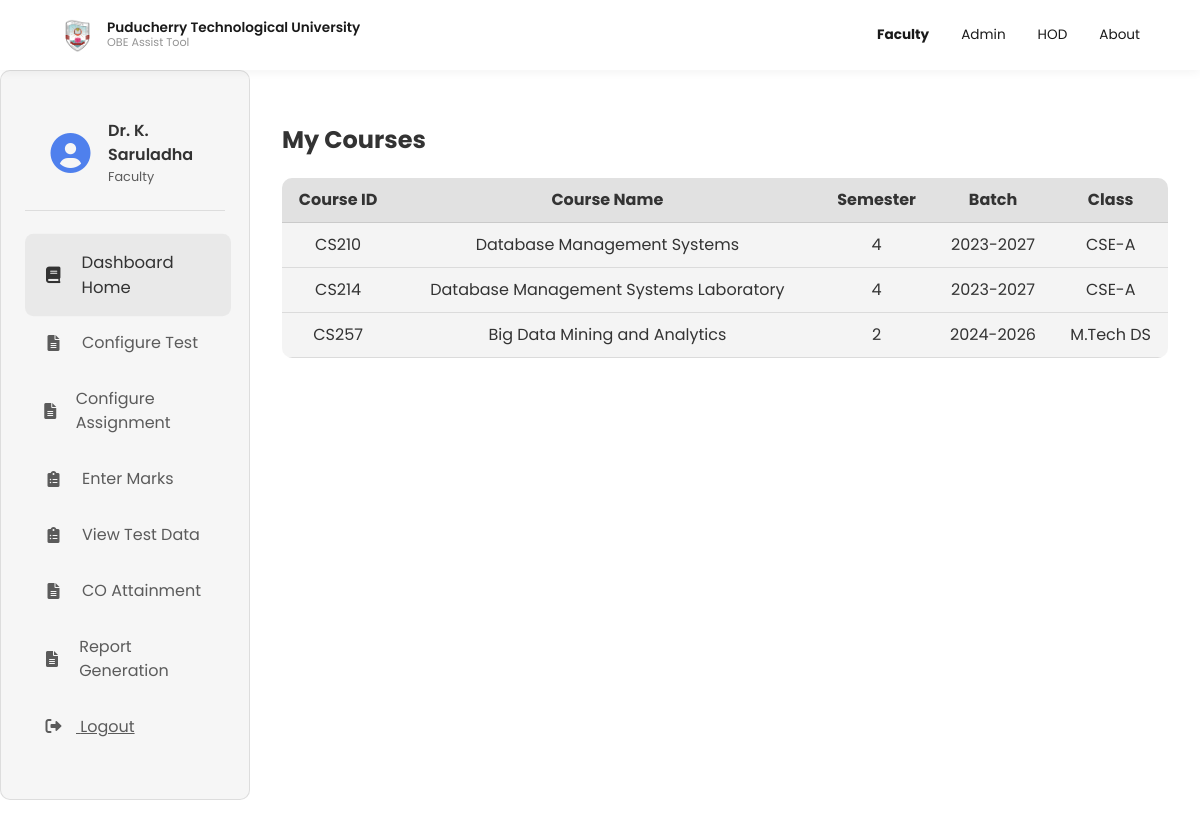
The page /B/Faculty/new_faculty_dashboard.php (signed in) on the database its author committed.
### tables this page shows
CREATE TABLE `faculty` (
  `id` varchar(20) NOT NULL,
  `name` varchar(50) NOT NULL,
  `email` varchar(50) NOT NULL,
  `password` varchar(50) DEFAULT NULL,
  `role` varchar(20) NOT NULL
);

CREATE TABLE `faculty_course` (
  `id` int(11) NOT NULL,
  `faculty_id` varchar(20) DEFAULT NULL,
  `course_id` varchar(20) DEFAULT NULL,
  `section` char(1) DEFAULT NULL,
  `type` varchar(10) NOT NULL,
  `batch` varchar(20) NOT NULL
);

CREATE TABLE `course` (
  `code` varchar(20) NOT NULL,
  `name` varchar(50) NOT NULL,
  `credits` decimal(3,1) DEFAULT NULL,
  `no_of_co` int(11) NOT NULL,
  `semester` int(11) NOT NULL,
  `type` varchar(15) NOT NULL,
  `regulation` varchar(10) DEFAULT NULL,
  `course_type` varchar(10) DEFAULT NULL
);

### B/Faculty/new_faculty_dashboard.php (the view, shortened to what this page needs)
<?php
include '../config.php';
$faculty_id = $_SESSION['faculty_id'];
$sql = "SELECT name FROM faculty WHERE id = ?";
$stmt = $conn->prepare($sql);
$stmt->bind_param("i", $faculty_id);
$stmt->execute();
$result = $stmt->get_result();
$row = $result->fetch_assoc();
$faculty_name = $row['name'];
$sql = "SELECT c.code, c.name, c.semester, fc.section, fc.id AS fc_id, c.type, fc.batch
        FROM faculty_course fc
        JOIN course c ON fc.course_id = c.code and fc.type = c.type
        WHERE fc.faculty_id = ?";
$stmt = $conn->prepare($sql);
$stmt->bind_param("i", $faculty_id);
$stmt->execute();
$courses = $stmt->get_result();
$courses_data = [];
while ($row = $courses->fetch_assoc()) {
    $courses_data[] = $row;
}
?>
<!DOCTYPE html>
<html lang="en">
<head>
    <link rel="stylesheet" href="https://cdnjs.cloudflare.com/ajax/libs/font-awesome/6.0.0-beta3/css/all.min.css">
    <link rel="stylesheet" href="../navbar.css">
    <link rel="stylesheet" href="new_faculty_dashboard.css">
</head>
<body>
    <?php include '../navbar.php'; ?>
    <div class="faculty-dashboard">
        <div class="dashboard-sidebar">
            <div class="faculty-profile">
                <div class="faculty-icon">
                    <i class="fas fa-user-circle"></i>
                </div>
                <div class="faculty-info">
                    <span class="faculty-name"><?php echo htmlspecialchars($faculty_name); ?></span>
                    <span class="faculty-role">Faculty</span>
                </div>
            </div>
            <div class="sidebar-menu">
                <ul>
                    <li data-section="mapped-courses" class="active">
                        <i class="fas fa-book"></i>
                        <span>Dashboard Home</span>
                    </li>
                    <li data-section="test-upload">
                        <i class="fas fa-file-alt"></i>
                        <span>Configure Test</span>
                    </li>
                    <li data-section="assignment-upload">
                        <i class="fas fa-file-alt"></i>
                        <span>Configure Assignment</span>
                    </li>
                    <li data-section="student-marks">
                        <i class="fas fa-clipboard-list"></i>
                        <span>Enter Marks</span>
                    </li>
                    <li data-section="view-progress">
                        <i class="fas fa-clipboard-list"></i>
                        <span>View Test Data</span>
                    </li>
                    <li data-section="co-attainment">
                        <i class="fas fa-file-alt"></i>
                        <span>CO Attainment</span>
                    </li>
                    <li data-section="report-generation">
                        <i class="fas fa-file-alt"></i>
                        <span>Report Generation</span>
                    </li>
                    <li id="logout-menu-item" class="sidebar-menu-item">
                        <a href="#" style="color: inherit;">
                            <i class="fas fa-sign-out-alt" style="margin-right: 10px;"></i>
                            <span>Logout</span>
                        </a>
                    </li>
                </ul>
            </div>
        </div>
        <div class="dashboard-content">
            <section id="mapped-courses" class="section active">
                <h1>My Courses</h1>
                <div class="courses-container">
                    <table id="courses-table">
                        <thead>
                            <tr>
                                <th>Course ID</th>
                                <th>Course Name</th>
                                <th>Semester</th>
                                <th>Batch</th>
                                <th>Class</th>
                            </tr>
                        </thead>
                        <tbody>
                            <?php foreach ($courses_data as $row) { ?>
                                <tr>
                                    <td><?php echo htmlspecialchars($row['code']); ?></td>
                                    <td><?php echo htmlspecialchars($row['name']); ?></td>
                                    <td><?php echo htmlspecialchars($row['semester']); ?></td>
                                    <td><?php echo htmlspecialchars($row['batch']); ?></td>
                                    <td>
                                        <?php
                                        if ($row['type'] === "B.Tech") {
                                            echo "CSE-" . htmlspecialchars($row['section']);
                                        } else {
                                            echo htmlspecialchars($row['type']);
                                        }
                                        ?>
                                    </td>
                                </tr>
                            <?php } ?>
                        </tbody>
                    </table>
                </div>
            </section>
        </div>
    </div>
</body>
</html>

### B/Faculty/new_faculty_dashboard.css (style rules this page uses)
:root { --dashboard-height: calc(100vh - 70px); --card-padding: 1.5rem; --border-radius: 10px; --transition-speed: 0.2s; --navbar-height: 70px; --accent-color: rgba(37, 99, 235, 0.8); --text-primary: #333333; --text-secondary: rgba(26, 26, 26, 0.7); --border-color: rgba(0, 0, 0, 0.1); --background-primary: rgba(244, 244, 244, 0.8); --background-secondary: rgba(200, 200, 200, 0.2); --danger-color: #ef4444; --success-color: #22c55e; --warning-color: #f59e0b; --info-color: #3b82f6; --shadow-sm: 0 1px 2px rgba(0, 0, 0, 0.05); --shadow-md: 0 4px 6px rgba(0, 0, 0, 0.1); --shadow-lg: 0 10px 15px rgba(0, 0, 0, 0.1); }
body { margin: 0; padding: 0; min-height: 100vh; font-family: 'Poppins', sans-serif; color: var(--text-primary); background-color: #ffffff; line-height: 1.5; box-sizing: border-box; overflow-x: hidden; }
.container, .dashboard-sidebar, .test-upload-container, .marks-entry-container, .test-cat-container, .assignment-cat-container { background: var(--background-primary); border-radius: var(--border-radius); padding: var(--card-padding); border: 1px solid var(--border-color); }
.faculty-dashboard { display: flex; min-height: calc(100vh - var(--navbar-height)); margin-top: var(--navbar-height); position: relative; width: 100%; box-sizing: border-box; overflow-x: hidden; max-width: 100vw; }
.dashboard-sidebar { width: 250px; height: calc(100vh - var(--navbar-height)); position: fixed; left: 0; z-index: 10; overflow-y: auto; background: var(--background-primary); backdrop-filter: blur(10px); box-sizing: border-box; }
.dashboard-content { flex-grow: 1; padding: 2rem; margin-left: 250px; min-height: calc(100vh - var(--navbar-height)); overflow-y: auto; width: calc(100% - 250px); box-sizing: border-box; max-width: calc(100vw - 250px); }
.faculty-profile { display: flex; align-items: center; padding: 1.5rem; margin-bottom: 1.5rem; border-bottom: 1px solid var(--border-color); }
.faculty-icon { display: flex; align-items: center; justify-content: center; width: 60px; height: 60px; border-radius: 50%; margin-right: 1rem; }
.faculty-icon i { font-size: 2.5rem; color: var(--accent-color); }
.faculty-info { display: flex; flex-direction: column; }
.faculty-name { font-weight: 600; color: var(--text-primary); }
.faculty-role { font-size: 0.8rem; color: rgba(26, 26, 26, 0.7); }
.sidebar-menu ul { list-style: none; padding: 0; }
.sidebar-menu ul li { display: flex; align-items: center; gap: 1rem; padding: 1rem; cursor: pointer; border-radius: 8px; color: rgba(26, 26, 26, 0.7); transform-origin: left center; transition: all var(--transition-speed) ease; }
.sidebar-menu ul li i { width: 25px; text-align: center; }
.sidebar-menu ul li:hover, .sidebar-menu ul li.active { background: rgba(0,0,0,0.05); color: var(--text-primary); transform: scale(1.03); }
table { width: 100%; border-collapse: separate; border-spacing: 0; background-color: var(--background-secondary); border-radius: 10px; overflow: hidden; }
th, td { padding: 10px; text-align: center; border-bottom: 1px solid var(--border-color); }
thead { background-color: rgba(180, 180, 180, 0.3); color: var(--text-primary); }
.section { display: none; opacity: 0; transform: scale(0.9); transition: all 0.3s ease; }
.section.active { display: block; opacity: 1; transform: scale(1); }

### rows shown on the page
faculty: name "Dr. K. Saruladha"
faculty_course: course.code "CS210", course.name "Database Management Systems", course.semester "4", batch "2023-2027", section "A"
faculty_course: course.code "CS214", course.name "Database Management Systems Laboratory", course.semester "4", batch "2023-2027", section "A"
faculty_course: course.code "CS257", course.name "Big Data Mining and Analytics", course.semester "2", batch "2024-2026", course.type "M.Tech DS"
